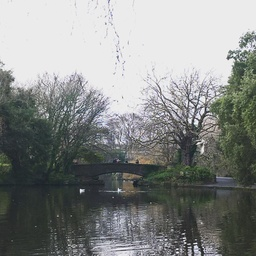
#> input picture TrabalhoFiltro/Trabalho 4/img/paisagemPropria.jpg, 256 x 256 px, shrunk from 1080 x 1080 before the run
$ python main7.py
#> lines starting #> are read from the running program, lines starting #| are printed output that depends on the picture
#| (256, 256, 2)
import numpy as np
from math import floor, ceil
from PIL import Image
from numpy import asarray
import math
import matplotlib.pyplot as plt
import time

inicio = time.time()

def save_image(img: np.ndarray, address):
    image = Image.fromarray(img)
    return image.save(address)

def get_window(full_image, location, window_size):

    window = []

    start_x = location[0] - 1
    start_y = location[1] - 1
    img_size_x, img_size_y, _ = full_image.shape
    for x in range(7):
        for y in range(7):
            try:
                if start_x + x < img_size_x and start_y + y < img_size_y:
                    pixel = full_image[start_x + x][start_y + y][0]

                    window.append(pixel)
                else:
                    window.append(1)
            except IndexError:
                print("Index out of bound")
                print("___________________")
                print("location: " + str(location))
                print("image size: " + str(full_image.shape))

    return window


def lpf(image):
    row, col, _ = image.shape
#> row = 256; col = 256
    new_image = np.zeros([row, col], dtype=np.uint8)
    lpf_kernel_matrix = np.array(
        [[1/49, 1/49, 1/49, 1/49, 1/49, 1/49, 1/49], [1/49, 1/49, 1/49, 1/49, 1/49, 1/49, 1/49], [1/49, 1/49, 1/49, 1/49, 1/49, 1/49, 1/49],
        [1/49, 1/49, 1/49, 1/49, 1/49, 1/49, 1/49], [1/49, 1/49, 1/49, 1/49, 1/49, 1/49, 1/49], [1/49, 1/49, 1/49, 1/49, 1/49, 1/49, 1/49],
        [1/49, 1/49, 1/49, 1/49, 1/49, 1/49, 1/49]])

    for x in range(row):
        for y in range(col):
            window = get_window(image, [x, y], 7)
            window = np.array(window).reshape((7, 7))
            lpf_value = np.sum(np.multiply(lpf_kernel_matrix, window))
            new_image[x][y] = lpf_value
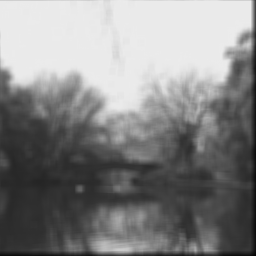
#> new_image: shape (256, 256); min 5, max 235, mean 132.7
    save_image(new_image, "./img/7x7Imagem.jpg")

if __name__ == "__main__":
    image = Image.open("./img/paisagemPropria.jpg").convert('LA')
    img = asarray(image)
    print(img.shape)
    lpf(img)

    fim = time.time()
    print(fim - inicio)
